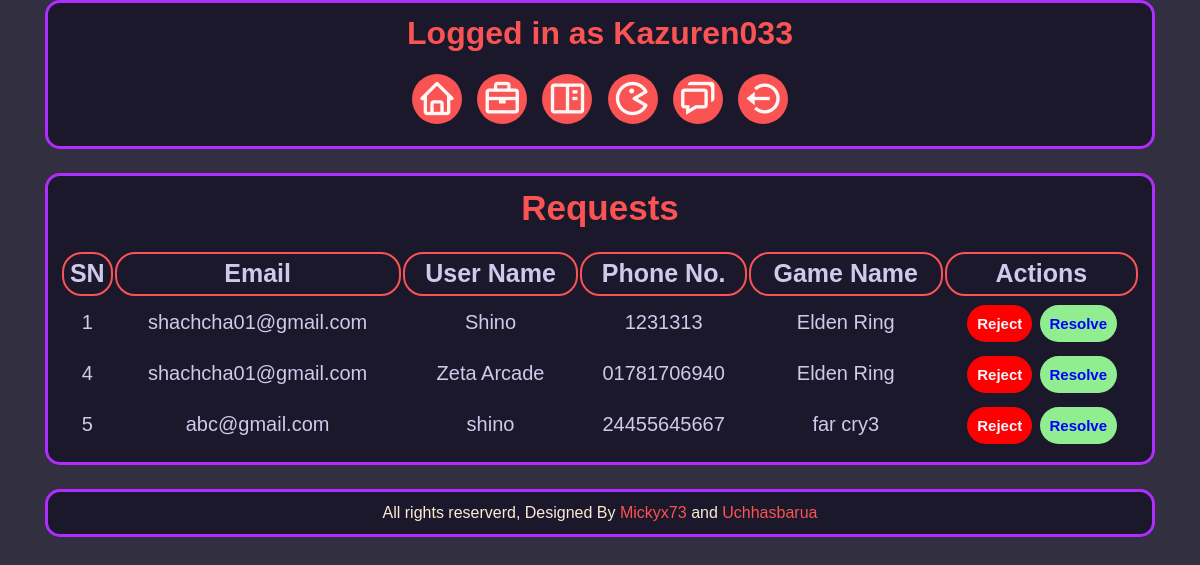
Page /admin/requests.php (signed in) on the committed database.
### tables this page shows
CREATE TABLE `preorder` (
  `id` int(11) NOT NULL,
  `email` varchar(100) NOT NULL,
  `gamename` varchar(100) NOT NULL,
  `phonenumber` varchar(100) NOT NULL,
  `name` varchar(100) NOT NULL
);

### admin/functions.php (called while the page is built, shortened)
<?php
function check_login($con)
{
	if(isset($_SESSION['user_id']))
	{
		$id = $_SESSION['user_id'];
		$query = "select * from login where id = '$id' limit 1";
		$result = mysqli_query($con,$query);
		if($result && mysqli_num_rows($result) > 0)
		{
			$user_data = mysqli_fetch_assoc($result);
			return $user_data;
		}
	}
	die;
}

### admin/requests.php (the view, shortened to what this page needs)
<?php
  include("connection.php");
  include("functions.php");
  $user_data = check_login($con);
?>
<html>
<head>
    <link href="https://unpkg.com/boxicons@2.1.2/css/boxicons.min.css" rel="stylesheet" />
    <link rel="stylesheet"
        href="https://cdn.jsdelivr.net/npm/@fortawesome/fontawesome-free@6.1.2/css/fontawesome.min.css" />
    <link rel="stylesheet" href="../css/admin.css">
</head>
<body>
    <div class="menu text-align-center">
        <div class="wrapper container">
        <div class="Loggedin">
               <h1>Logged in as <?php echo $user_data['username']; ?></h1>
            </div>
            <ul>
               <li><a href="index.php"><i class="bx bx-home"></i></a></li>
               <li><a href="manage-admin.php"><i class='bx bx-briefcase'></i></a></li>
               <li><a href="manage-catagory.php"><i class='bx bx-book-content'></i></a></li>
               <li><a href="manage-games.php"><i class='bx bx-game'></i></a></li>
               <li><a href="requests.php"><i class='bx bx-chat'></i></a></li>
               <li><a href="logout.php"><i class='bx bx-log-out-circle'></i></a></li>
            </ul>
        </div>
    </div>
    <div class="main-content">
        <div class="wrapper container text-align-center">
            <h1><strong>Requests</strong></h1>
            <table class="tbl-full text-align-center">
                <tr>
                    <th>SN</th>
                    <th>Email</th>
                    <th>User Name</th>
                    <th>Phone No.</th>
                    <th>Game Name</th>
                    <th>Actions</th>
                </tr>
                <?php
                $sql = "SELECT * FROM preorder";
                $res = mysqli_query($con, $sql);
                if ($res == TRUE) {
                    $rows = mysqli_num_rows($res);
                    if ($rows > 0) {
                        while ($rows = mysqli_fetch_assoc($res)) {
                            $sn = $rows['id'];
                            $email = $rows['email'];
                            $gamename = $rows['gamename'];
                            $contact = $rows['phonenumber'];
                            $name =$rows['name'];
                ?>
                            <tr>
                                <td><?php echo $sn++; ?></td>
                                <td><?php echo $email; ?></td>
                                <td><?php echo $name; ?></td>
                                <td><?php echo $contact; ?></td>
                                <td><?php echo $gamename; ?></td>
                                <td>
                                    <a href="" class="btn-primary del">Reject</a>
                                    <a href="#" class="btn-primary gre">Resolve</a>
                                </td>
                            </tr>
                <?php
                        }
                    } else {
                    }
                } else {
                }
                ?>
            </table>
        </div>
    </div>
    <div class="footer">
        <div class="wrapper container text-align-center">
        <p>All rights reserverd, Designed By <a href="https://github.com/Mickyx73">Mickyx73</a>  and <a href="https://github.com/uchhasbarua">Uchhasbarua</a> </p>
        </div>
    </div>
</body>
</html>

### css/admin.css (style rules this page uses)
* { margin: 0; padding: 0; font-family: Arial, Helvetica, sans-serif; }
body { background-color: #322f40; }
.text-align-center { text-align: center; }
.wrapper { border: 1px solid black; padding: 1%; width: 80%; margin: 0 auto; }
.wrapper h1 { margin-bottom: 2%; }
.container { width: 90%; border: 3px solid #b12cff; background-color: #1b182b; margin: 0 auto; padding: 1%; border-radius: 15px; margin-bottom: 2%; }
.menu ul { list-style: none; margin-top: 1%; margin-bottom: 1%; vertical-align: middle; }
.loggedin h1 { color: #fa5353; }
.menu ul li { display: inline; padding: 0.5%; }
.menu ul li a { color: rgb(255, 248, 247); text-decoration: none; }
.menu ul li a i { font-size: 40px; background-color: #fa5353; border-radius: 50%; padding: 5px; }
.main-content strong { color: #fa5353; font-size: 35px; }
.tbl-full { width: 100%; color: #d1c9eb; margin-top: 2%; }
table tr th { border: 2px solid #fa5353; font-size: 25px; margin-top: 2%; padding: 0.5%; text-align: center; border-radius: 20px; }
table tr td { font-size: 20px; padding: 1.2%; }
.main-content table tr { margin: 10px; }
.btn-primary { color: aliceblue; cursor: pointer; margin-left: 1%; padding: 1%; border: none; border-radius: 25px; font-weight: bold; padding: 10px; margin-bottom: 1%; text-decoration: none; }
.del { background-color: red; font-size: 15px; }
.gre { background-color: lightgreen; font-size: 15px; color: blue; }
.footer p { color: antiquewhite; }
.footer { width: 100%; }
.footer a { text-decoration: none; color: #fa5353; }

### rows in the picture
preorder: email "shachcha01@gmail.com", name "Shino", phonenumber "1231313", gamename "Elden Ring"
preorder: email "shachcha01@gmail.com", name "Zeta Arcade", phonenumber "01781706940", gamename "Elden Ring"
preorder: email "abc@gmail.com", name "shino", phonenumber "24455645667", gamename "far cry3"

### other values in the picture
$user_data['username'] "Kazuren033"
